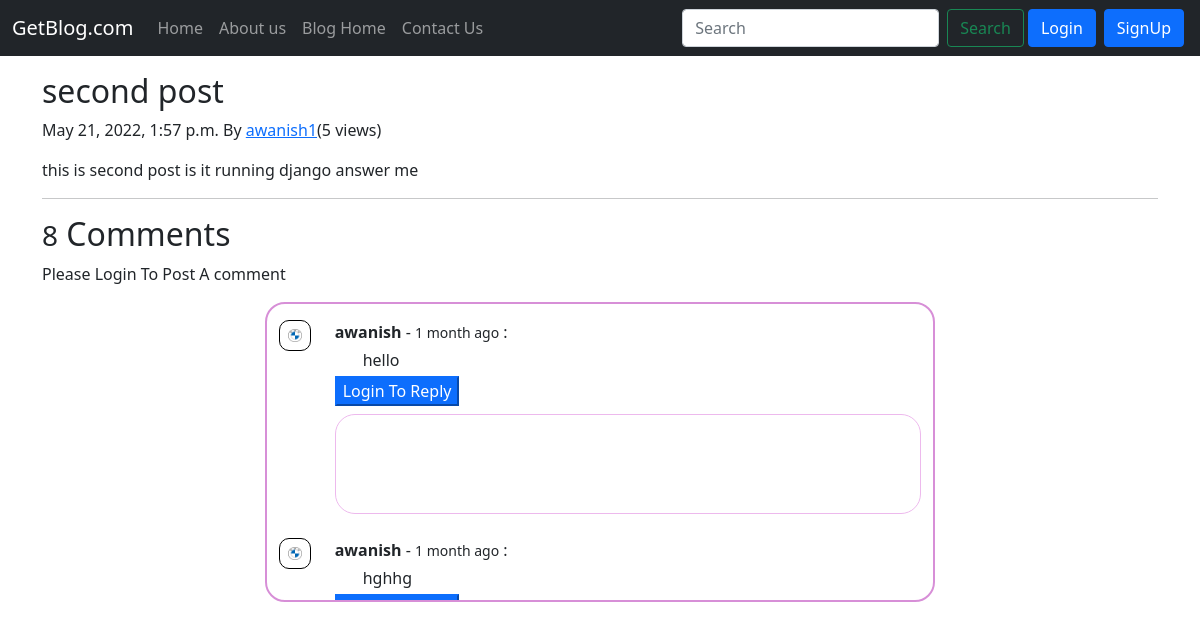
Screenshot of /blog/secondpost with the database file from the repository.
### blog/models.py (models this page shows, shortened)
class Post(models.Model):
    sno = models.AutoField(primary_key=True)
    title = models.CharField(max_length=100)
    content = models.TextField()
    author = models.CharField(max_length=100)
    views = models.IntegerField(default=0)
    slug = models.CharField(max_length=100)
    timestamp = models.DateTimeField(blank=True)

class BlogComment(models.Model):
    sno = models.AutoField(primary_key=True)
    comment = models.TextField()
    user = models.ForeignKey(User, on_delete=models.CASCADE)
    post = models.ForeignKey(Post, on_delete=models.CASCADE)
    parent = models.ForeignKey('self', on_delete=models.CASCADE, null=True)
    timestamp = models.DateTimeField(default=now)

### blog/views.py (the view)
# urls.py: path('<str:slug>', views.blogpost, name='blogpost'),
def blogpost(request,slug):
    post = Post.objects.filter(slug=slug).first()
    post.views = post.views + 1
    post.save()
    comments = BlogComment.objects.filter(post=post,parent=None)
    replies = BlogComment.objects.filter(post=post).exclude(parent=None)
    replyDict = {}
    for reply in replies:
        if reply.parent.sno not in replyDict.keys():
            replyDict[reply.parent.sno] =[reply]
        else:
            replyDict[reply.parent.sno].append(reply)
    context = {'post': post, 'comments':comments,'replyDict':replyDict}
    return render(request, 'blog/blogpost.html',context)

### blog/templatetags/extras.py (called while the page is built)
@register.filter(name='get_val')
def get_val(dict,key):
    return dict.get(key)

### templates/blog/blogpost.html (shortened to what this page needs)
{% extends 'base.html' %}
{% block body %}
{% load humanize %}
{% load extras %}
<div class="container my-3">
    <article class="blog-post">
        <h2 class="blog-post-title">{{post.title}}</h2>
        <p class="blog-post-meta">{{ post.timestamp}} By <a href="#">{{ post.author }}</a>(<span>{{post.views}} views</span>)</p>
        <p>{{post.content|safe}}</p>
        <hr>
    </article>
</div>
<div class="container">
    <h2><small>{{comments.count}}</small> Comments</h2>
    <div class="my-2">
        {% if user.is_authenticated %}
        <div class="row my-3 form-group">
            <form action="/blog/postcomment" method="post">{% csrf_token %}
                <input type="text" class="form-control my-2" name="comments" placeholder="Enter Your comment Here">
                <input type="hidden" name="postSno" value="{{post.sno}}">
                <input type="hidden" name="parentSno" value="">
                <input type="submit" class="btn btn-info" value="Submit">
            </form>
        </div>
        {% else %}
        <p>Please Login To Post A comment</p>
        {% endif %}
    </div>
    <div class="container"  style="width: 60%; height: 300px;overflow-y:scroll;border: 2px solid rgb(215, 143, 215);border-radius: 20px;">
            {% for comment in comments %}
            <div class="row my-3">
                <div class="col-md-1"><img class="w-100 p-2" style="border:1px solid black; border-radius:10px;"
                        src="/static/bmwlogo.png" alt="img"></div>
                <div class="col-md-11">
                    <b>{{comment.user.username}}</b> - <small>{{comment.timestamp | naturaltime}}</small> :
                    <div class="container my-1 mx-1">
                        {{comment.comment}}
                    </div>
                    <div class="reply mx-0">
                        {% if user.is_authenticated %}
                        <button class="btn-sm btn-primary" type="button" data-bs-toggle="collapse"
                            data-bs-target="#replybox{{comment.sno}}" aria-expanded="false"
                            aria-controls="replybox{{comment.sno}}">
                            Reply
                        </button>
                        <div style="min-height: 10px;">
                            <div class="collapse collapse-horizontal" id="replybox{{comment.sno}}">
                                <div class="card card-body my-2" style="width: 300px;">
                                    <form action="/blog/postcomment" method="post">{% csrf_token %}
                                        <input type="text" class="form-control sm my-2" name="comments"
                                            placeholder="Reply Here">
                                        <input type="hidden" name="parentSno" value="{{comment.sno}}">
                                        <input type="hidden" name="postSno" value="{{post.sno}}">
                                        <input type="submit" class="btn-sm btn-info" value="Submit">
                                    </form>
                                </div>
                            </div>
                        </div>
                        {% else %}
                        <button class=" btn-primary" type="button" data-bs-toggle="collapse"
                            data-bs-target="#replybox{{comment.sno}}" aria-expanded="false"
                            aria-controls="replybox{{comment.sno}}" disabled>
                            Login To Reply
                        </button>
                        {% endif %}
                        <div class="replies my-2 mx-0"
                            style="max-width: 100%; height:100px; overflow-y:auto;border: 1px solid rgb(237, 185, 237);border-radius: 20px;">
                        </div>
                    </div>
                </div>
            </div>
            {% endfor %}
    </div>
</div>
{% endblock %}

### templates/base.html (shortened to what this page needs)
<!doctype html>
<html lang="en">
<head>
  <link href="https://cdn.jsdelivr.net/npm/bootstrap@5.1.3/dist/css/bootstrap.min.css" rel="stylesheet"
>
</head>
<body>
  <nav class="navbar navbar-expand-lg navbar-dark bg-dark">
    <div class="container-fluid">
      <a class="navbar-brand" href="/">GetBlog.com</a>
      <div class="collapse navbar-collapse" id="navbarSupportedContent">
        <ul class="navbar-nav me-auto mb-2 mb-lg-0">
          <li class="nav-item">
            <a class="nav-link {% block homeactive %}{% endblock homeactive %}" aria-current="page" href="/">Home</a>
          </li>
          <li class="nav-item">
            <a class="nav-link {% block aboutactive %}{% endblock aboutactive %}" href="/about">About us</a>
          </li>
          <li class="nav-item">
            <a class="nav-link {% block blogactive %}{% endblock blogactive %}" href="/blog">Blog Home</a>
          </li>
          <li class="nav-item">
            <a class="nav-link {% block contactactive %}{% endblock contactactive %}" href="/contact">Contact Us</a>
          </li>
        </ul>
        <div class="ml-auto d-flex mb-lg-0">
        <form class="d-flex" method="get" action="/search">
          <input class="form-control  me-2" type="search" placeholder="Search" aria-label="Search" name="search"
            id="search">
          <button class="btn btn-outline-success" type="submit">Search</button>
        </form>
        {% if user.is_authenticated %}
        <ul class="navbar-nav">
        <li class="nav-item dropdown">
          <a class="nav-link dropdown-toggle" href="#" id="navbarDropdown" role="button" data-bs-toggle="dropdown" aria-expanded="false">
            Welcome {{request.user}}
          </a>
          <ul class="dropdown-menu" aria-labelledby="navbarDropdown">
            <li><a class="dropdown-item" href="/logout">Logout</a></li>
          </ul>
        </li>
      </ul>
        {% else %}
        <button type="button" class="btn btn-primary mx-1" data-bs-toggle="modal" data-bs-target="#LoginModal">
          Login
        </button>
        <button type="button" class="btn btn-primary mx-1" data-bs-toggle="modal" data-bs-target="#SignUpModal">
          SignUp
        </button>
        {% endif %}
      </div>
      </div>
    </div>
  </nav>
  {% block body%} {% endblock %}
</body>
</html>

### rows the page displays
Post: title "second post", timestamp "May 21, 2022, 1:57 p.m.", author "awanish1", views "5", content "this is second post is it running django answer me"
BlogComment: user.username "awanish", timestamp "1 month ago", comment "hello"
BlogComment: user.username "awanish", timestamp "1 month ago", comment "hghhg"

### other values shown
{{ comments.count }} "8"
